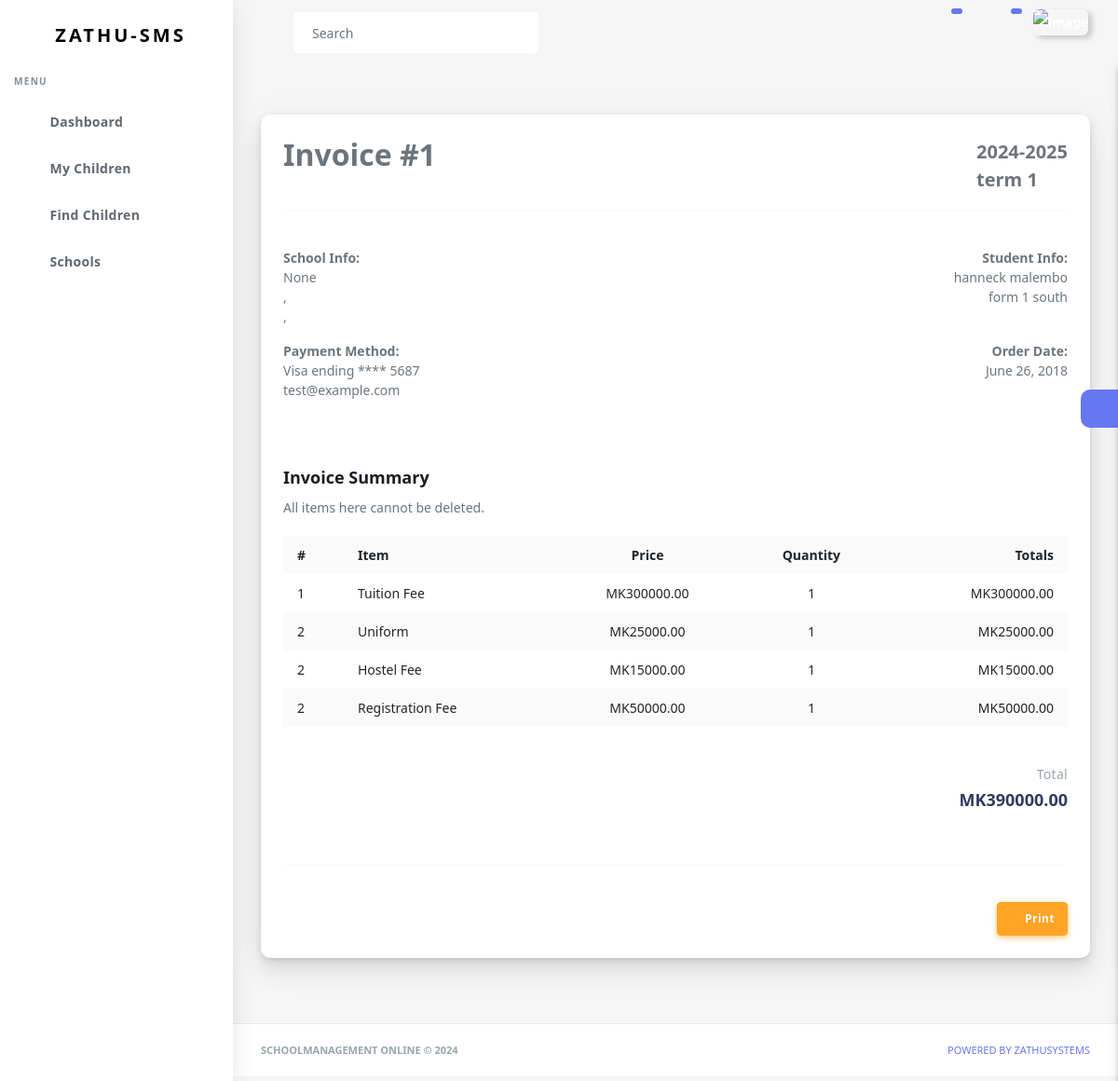
Page /parent/invoices/invoice-view-1/ on the committed database.
### finance/models.py (models this page shows, shortened)
class Invoice(models.Model):
    school=models.ForeignKey(Institution, on_delete=models.CASCADE, null=True, blank=True, default=None, related_name='invoices')
    academic_year=models.ForeignKey(AcademicYear, on_delete=models.CASCADE, null=True, blank=True, default=None, related_name='invoices')
    term=models.ForeignKey(Term, on_delete=models.CASCADE, null=True, blank=True, default=None, related_name='invoices')
    student=models.ForeignKey(Student, on_delete=models.CASCADE, related_name='invoices')
    fee=models.ForeignKey(Fee, on_delete=models.CASCADE , related_name='invoices')
    other_fee=models.ManyToManyField(OtherFee, related_name='invoices', null=True, blank=True, default=None)
    issue_discount=models.BooleanField(default=False)
    discount_percentage=models.IntegerField(max_length=2, null=True, blank=True, default=None)
    discount_amount=models.DecimalField(max_digits=10, decimal_places=2, default=False, null=True, blank=True)
    def tuition_fee_amount(self):
        return self.fee.fee_amount
    def other_fee_amount(self):
        total=0
        for d in self.other_fee.all():
            total+=d.fee_amount
        return total
    def total_fees(self):
        return self.tuition_fee_amount()+self.other_fee_amount()
    def amount_paid(self):
        payments=FeePayment.objects.filter(student=self.student, academic_year=self.academic_year, term=self.term)
        total=0
        for payment in payments:
            total+=payment.amount_paid
        return total
    def fee_balance(self):
        if self.issue_discount:
            b=self.after_discount_fee()-self.amount_paid()
            return b
        b=self.total_fees()-self.amount_paid()
        return b

class Fee(models.Model):
    school=models.ForeignKey(Institution, on_delete=models.CASCADE, null=True, blank=True, default=None, related_name='fees')
    fee_title=models.CharField(max_length=50, null=True, blank=True, default=None)
    fee_category=models.ForeignKey(FeeCategory, on_delete=models.CASCADE, null=True, blank=True, default=None, related_name='fees')
    term=models.ForeignKey(Term, on_delete=models.CASCADE, null=True, blank=True, default=None, related_name='fees')
    academic_year=models.ForeignKey(AcademicYear, on_delete=models.CASCADE, null=True, blank=True, default=None, related_name='fees')
    fee_amount=models.DecimalField(max_digits=10, decimal_places=2, default=0)
    due_date=models.DateField()
    p=(
        ('once off', 'Once Off'),
        ('per month', 'Per Month'),
        ('per term', 'Per Term'),
        ('per semister', 'Per Semister'),
        ('per year', 'Per Year')
    )
    period=models.CharField(max_length=20, choices=p, default='per term', null=True, blank=True)
    closed=models.BooleanField(default=False)
    date=models.DateField(auto_now_add=True, null=True, blank=True)
    class Meta:
        ordering=['-date']
        unique_together=['term', 'academic_year']
    def __str__(self):
        return f'Tuition fee({self.fee_category.title}) - {self.fee_amount}'

class OtherFee(models.Model):
    school=models.ForeignKey(Institution, on_delete=models.CASCADE, null=True, blank=True, default=None, related_name='other_fees')
    fee_title=models.CharField(max_length=50, null=True, blank=True, default=None)
    enrollment=models.ManyToManyField(Enrollment, related_name='other_fees',  null=True, blank=True, default=None)
    p=(
        ('once off', 'Once Off'),
        ('per month', 'Per Month'),
        ('per term', 'Per Term'),
        ('per semister', 'Per Semister'),
        ('per year', 'Per Year')
    )
    period=models.CharField(max_length=20, choices=p)
    fee_amount=models.DecimalField(max_digits=10, decimal_places=2, default=0)
    closed=models.BooleanField(default=False)
    date=models.DateField(auto_now_add=True, null=True, blank=True)
    class Meta:
        ordering=['-date']
    def __str__(self):
        return f'{self.fee_title } - MK{self.fee_amount} {self.period}'

### school_calendar/models.py (models this page shows)
class AcademicYear(models.Model):
    institution=models.ForeignKey(Institution, on_delete=models.CASCADE, related_name='academic_year')
    year=models.CharField(max_length=9, help_text='e.g 2024-2025')
    start_date=models.DateField(help_text='starting date of this academic year')
    end_date=models.DateField(help_text='ending date of this academic year')
    date=models.DateField(auto_now_add=True)
    closed=models.BooleanField(default=False)
    def __str__(self):
        return f'{self.year}'

class Term(models.Model):
    institution=models.ForeignKey(Institution, on_delete=models.CASCADE, related_name='terms')
    academic_year=models.ForeignKey(AcademicYear, on_delete=models.CASCADE, related_name='terms')
    title=models.CharField(max_length=50, help_text='e.g Term 1/Semister 2')
    start_date=models.DateField(help_text='starting date of this term/semister')
    end_date=models.DateField(help_text='ending date of this Term/Semister')
    date=models.DateField(auto_now_add=True)
    closed=models.BooleanField(default=False)
    def __str__(self):
        return f'{self.title}'

### student/models.py (models this page shows, shortened)
class Student(models.Model):
    u=get_user_model()
    user=models.ForeignKey(u, on_delete=models.CASCADE, related_name='student_profile', blank=True, null=True, default=None)
    school=models.ForeignKey(Institution, on_delete=models.CASCADE, related_name='students')
    first_name=models.CharField(max_length=30)
    last_name=models.CharField(max_length=30)
    phone=models.IntegerField(null=True, blank=True, default=None)
    address=models.CharField(max_length=100, null=True, blank=True, default=None)
    id_number=models.IntegerField(default=None)
    sex=(
        ('male', 'Male'),
        ('female', 'Female')
    )
    gender=models.CharField(max_length=10, choices=sex)
    created_at=models.DateTimeField(auto_now_add=True)
    def student_class_name(self):
        cls=self.class_students.first()
        cls=cls.class_name
        return cls

### classroom/models.py (models this page shows, shortened)
class ClassRoom(models.Model):
    school=models.ForeignKey(Institution, on_delete=models.CASCADE, related_name='classes')
    class_name=models.CharField(max_length=20)
    students=models.ManyToManyField(Student, related_name='class_students', blank=True, default=None)
    teacher_assigned=models.ForeignKey(Instructor, on_delete=models.DO_NOTHING, related_name='assigned_class', null=True, blank=True, default=False)
    date_created=models.DateTimeField(auto_now_add=True)
    class Meta:
        ordering=['class_name']
        unique_together=['teacher_assigned', 'school']

### parent/views.py (the view)
# urls.py: path('invoices/invoice-view-<int:inv_id>/', invoice_view, name='invoice_view'),
def invoice_view(request, inv_id):
    invoice=Invoice.objects.get(id=inv_id)
    cont={
        'invoice':invoice,
    }
    return render(request, 'templates/parent/invoice_view.html', cont)

### templates/templates/parent/invoice_view.html (shortened to what this page needs)
{% extends 'templates/parent/dashboard/base.html' %}
{% block content %}
<section class="section">
        <div class="invoice p-4">
            <div class="invoice-print">
              <div class="row">
                <div class="col-lg-12">
                  <div class="invoice-title">
                    <h2>Invoice #{{invoice.id}}</h2>
                    <div class="invoice-number">{{invoice.academic_year}} <br> {{invoice.term}} </div>
                  </div>
                  <hr>
                  <div class="row">
                    <div class="col-md-6">
                      <address>
                        <strong>School Info:</strong><br>
                        {{invoice.school}}<br>
                        {{invoice.school.phone}},<br>
                        {{invoice.school.city}},<br>
                      </address>
                    </div>
                    <div class="col-md-6 text-md-right">
                      <address>
                        <strong>Student Info:</strong><br>
                        {{invoice.student.first_name}} {{invoice.student.last_name}}<br>
                        {{invoice.student.student_class_name}}<br>
                      </address>
                    </div>
                  </div>
                  <div class="row">
                    <div class="col-md-6">
                      <address>
                        <strong>Payment Method:</strong><br>
                        Visa ending **** 5687<br>
                        test@example.com
                      </address>
                    </div>
                    <div class="col-md-6 text-md-right">
                      <address>
                        <strong>Order Date:</strong><br>
                        June 26, 2018<br><br>
                      </address>
                    </div>
                  </div>
                </div>
              </div>
              <div class="row mt-4">
                <div class="col-md-12">
                  <div class="section-title">Invoice Summary</div>
                  <p class="section-lead">All items here cannot be deleted.</p>
                  <div class="table-responsive">
                    <table class="table table-striped table-hover table-md">
                      <tr>
                        <th data-width="40">#</th>
                        <th>Item</th>
                        <th class="text-center">Price</th>
                        <th class="text-center">Quantity</th>
                        <th class="text-right">Totals</th>
                      </tr>
                      <tr>
                        <td>1</td>
                        <td>Tuition Fee</td>
                        <td class="text-center">MK{{invoice.fee.fee_amount}}</td>
                        <td class="text-center">1</td>
                        <td class="text-right">MK{{invoice.fee.fee_amount}}</td>
                      </tr>
                      {% for fee in invoice.other_fee.all %}
                      <tr>
                        <td>2</td>
                        <td>{{fee.fee_title|title}}</td>
                        <td class="text-center">MK{{fee.fee_amount}}</td>
                        <td class="text-center">1</td>
                        <td class="text-right">MK{{fee.fee_amount}}</td>
                      </tr>
                      {% endfor %}
                    </table>
                  </div>
                  <div class="row mt-4">
                    <div class="col-lg-8">
                    </div>
                    <div class="col-lg-4 text-right">
                      <div class="invoice-detail-item">
                        <div class="invoice-detail-name">
                          {% if invoice.issue_discount %} Subtotal {% else %} Total {% endif %}</div>
                        <div class="invoice-detail-value">MK{{invoice.total_fees}}</div>
                      </div>
                    </div>
                  </div>
                </div>
              </div>
            </div>
            <hr>
            <div class="text-md-right">
              <button class="btn btn-warning btn-icon icon-left"><i class="fas fa-print"></i> Print</button>
            </div>
          </div>
</section>
{% endblock %}

### templates/templates/parent/dashboard/base.html (shortened to what this page needs)
{% load static %}
<!DOCTYPE html>
<html lang="en">
<head>
  <link rel="stylesheet" href="{% static 'assets/css/app.min.css' %}">
  <link rel="stylesheet" href="{% static 'assets/css/style.css' %}">
  <link rel="stylesheet" href="{% static 'assets/css/components.css' %}">
  <link rel="stylesheet" href="{% static 'assets/css/custom.css' %}">
  <link rel="stylesheet" href="{% static 'assets/bundles/jquery-selectric/selectric.css' %}">
  <link rel="stylesheet" href="{% static 'assets/bundles/datatables/datatables.min.css' %}">
  <link rel="stylesheet" href="{% static 'assets/bundles/datatables/DataTables-1.10.16/css/dataTables.bootstrap4.min.css' %}">
  <link rel="stylesheet" href="{% static 'assets/bundles/prism/prism.css' %}">
  <link rel="stylesheet" href="{% static 'assets/bundles/bootstrap-timepicker/css/bootstrap-timepicker.min.css' %}">
  <link rel="stylesheet" href="{% static 'assets/bundles/bootstrap-colorpicker/dist/css/bootstrap-colorpicker.min.css' %}">
  <link rel="stylesheet" href="{% static 'assets/bundles/select2/dist/css/select2.min.css' %}">
  <link rel="stylesheet" href="{% static 'assets/bundles/bootstrap-tagsinput/dist/bootstrap-tagsinput.css' %}">
  <link rel="stylesheet" href="{% static 'assets/bundles/fullcalendar/fullcalendar.min.css' %}">
</head>
<body>
  <div id="app">
    <div class="main-wrapper main-wrapper-1">
      {% include 'templates/parent/dashboard/header.html' %}
      {% include 'templates/parent/dashboard/sidebar.html' %}
      <div class="main-content">
        {% block content %}
        {% endblock %}
        <div class="settingSidebar">
          <a href="javascript:void(0)" class="settingPanelToggle"> <i class="fa fa-spin fa-cog"></i>
          </a>
        </div>
      </div>
      {% include 'templates/parent/dashboard/footer.html' %}
    </div>
  </div>
</body>
</html>

### templates/templates/parent/dashboard/header.html (shortened to what this page needs)
{% load static %}
{% load timeago_filters %}
   <div class="navbar-bg"></div>
      <nav class="navbar navbar-expand-lg main-navbar sticky">
        <div class="form-inline mr-auto">
          <ul class="navbar-nav mr-3">
            <li><a href="#" data-toggle="sidebar" class="nav-link nav-link-lg
									collapse-btn"> </a></li>
            <li><a href="#" class="nav-link nav-link-lg fullscreen-btn">
              </a></li>
            <li>
              <form class="form-inline mr-auto">
                <div class="search-element">
                  <input class="form-control" type="search" placeholder="Search" aria-label="Search" data-width="200">
                  <button class="btn" type="submit">
                    <i class="fas fa-search"></i>
                  </button>
                </div>
              </form>
            </li>
          </ul>
        </div>
        <ul class="navbar-nav navbar-right">
          <li class="dropdown dropdown-list-toggle">
            <a href="#" data-toggle="dropdown"
              class="nav-link nav-link-lg message-toggle">
              <span class="badge headerBadge1">
                {{counter}} </span>
            </a>
          </li>
          <li class="dropdown dropdown-list-toggle">
            <a href="#" data-toggle="dropdown"
              class="nav-link nav-link-lg notification-toggle message-toggle">
              <i data-feather="bell" class="bell"></i>
              <span class="badge headerBadge1">
              </span>
            </a>
          </li>
          <li class="dropdown"><a href="#" data-toggle="dropdown"
              class="nav-link dropdown-toggle nav-link-lg nav-link-user"> <img alt="image" src="{% static 'assets/img/user.png' %}"
                class="user-img-radious-style"> </a>
          </li>
        </ul>
      </nav>

### templates/templates/parent/dashboard/sidebar.html (shortened to what this page needs)
{% load static %}
<div class="main-sidebar sidebar-style-2">
        <aside id="sidebar-wrapper">
          <div class="sidebar-brand">
            <a href=""> <img alt="" src="{% static 'assets/img/logo.png' %}" class="header-logo" /> <span
                class="logo-name">Zathu-SMS</span>
            </a>
          </div>
          <ul class="sidebar-menu">
            <li class="menu-header">Menu</li>
            <li class="dropdown">
              <a href="{% url 'parent:dash' %}" class="nav-link"><span>Dashboard</span></a>
            </li>
            <li class="dropdown">
              <a href="{% url 'parent:children' %}" class="nav-link"><span>My Children</span></a>
            </li>
            <li class="dropdown">
              <a href="{% url 'parent:search_id' %}" class="nav-link"><span>Find Children</span></a>
            </li>
            <li class="dropdown">
              <a href="{% url 'parent:schools' %}" class="nav-link"><span>Schools</span></a>
            </li>
          </ul>
        </aside>
      </div>

### templates/templates/parent/dashboard/footer.html
 <footer class="main-footer">
        <div class="footer-left">
           SchoolManagement online &copy; {% now 'Y' %}
        </div>
        <div class="footer-right">
         <a href=""> Powered by zathusystems</a></a>
        </div>
 </footer>

### rows in the picture
Invoice: id "1", academic_year "2024-2025", term "term 1", school "None", student.first_name "hanneck", student.last_name "malembo", student.student_class_name "form 1 south", fee.fee_amount "300000.00", total_fees "390000.00"
OtherFee: fee_title "Uniform", fee_amount "25000.00"
OtherFee: fee_title "Hostel Fee", fee_amount "15000.00"
OtherFee: fee_title "Registration Fee", fee_amount "50000.00"
